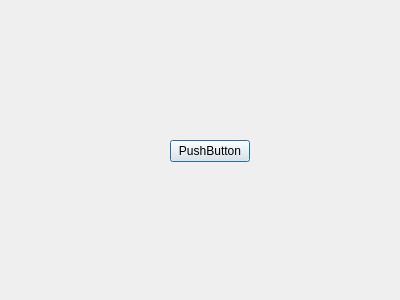
<?xml version="1.0" encoding="UTF-8"?>
<ui version="4.0">
 <class>supSeance</class>
 <widget class="QDialog" name="supSeance">
  <property name="geometry">
   <rect>
    <x>0</x>
    <y>0</y>
    <width>400</width>
    <height>300</height>
   </rect>
  </property>
  <property name="windowTitle">
   <string>Dialog</string>
  </property>
  <widget class="QPushButton" name="pushButton">
   <property name="geometry">
    <rect>
     <x>170</x>
     <y>140</y>
     <width>80</width>
     <height>22</height>
    </rect>
   </property>
   <property name="text">
    <string>PushButton</string>
   </property>
  </widget>
 </widget>
 <resources/>
 <connections/>
</ui>
